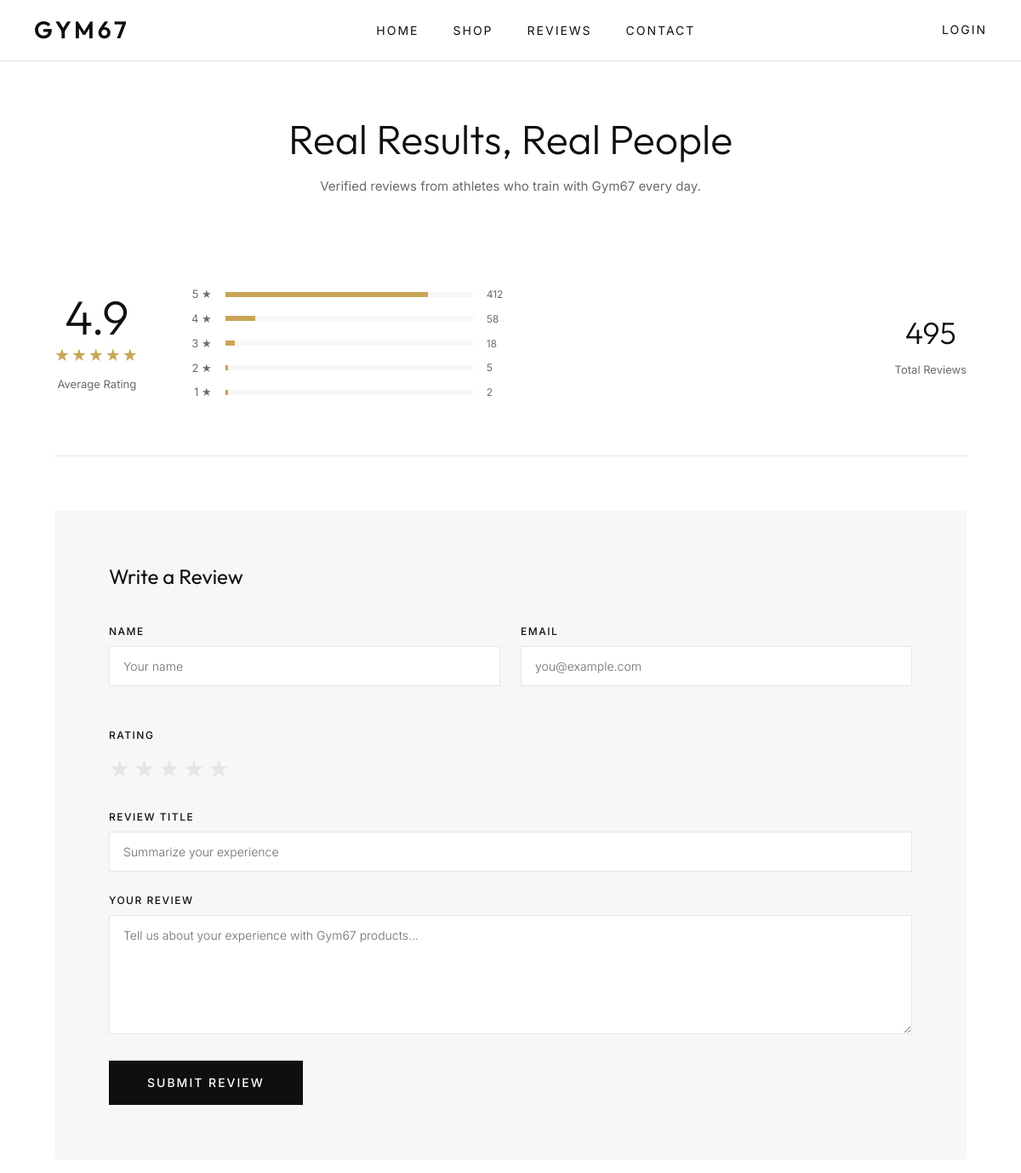
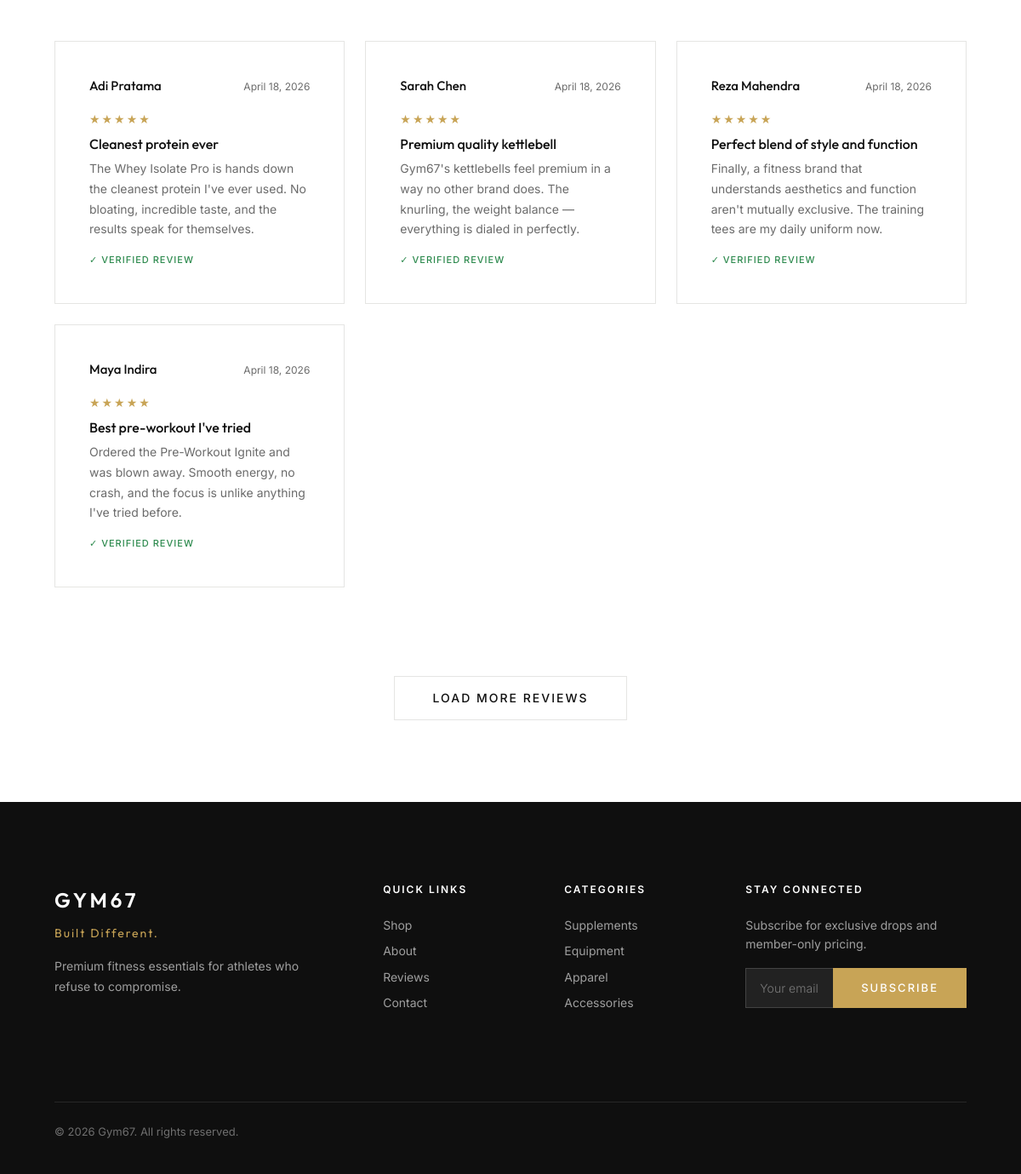
Screenshot of /reviews.php with the database file from the repository (2 pictures, top to bottom).
### tables this page shows
CREATE TABLE `reviews` (
  `id` int(11) NOT NULL,
  `user_id` int(11) DEFAULT NULL,
  `product_id` varchar(50) DEFAULT NULL,
  `reviewer_name` varchar(255) NOT NULL,
  `rating` int(11) NOT NULL CHECK (`rating` between 1 and 5),
  `title` varchar(255) NOT NULL,
  `body` text NOT NULL,
  `created_at` timestamp NOT NULL DEFAULT current_timestamp()
);

### includes/auth.php (called while the page is built, shortened)
<?php
function is_logged_in() {
    return isset($_SESSION['user_id']);
}

### reviews.php (the view, shortened to what this page needs)
<?php
require_once __DIR__ . "/includes/db.php";
require_once __DIR__ . "/includes/auth.php";
?>
<!DOCTYPE html>
<html lang="en">
<head>
  <link rel="stylesheet" href="css/global.css">
  <link rel="stylesheet" href="css/layout.css">
  <link rel="stylesheet" href="css/components.css">
  <link rel="stylesheet" href="css/animations.css">
  <link rel="stylesheet" href="css/pages/reviews.css">
</head>
<body>
  <nav class="nav scrolled" id="main-nav">
    <div class="nav__inner">
      <a href="index.php" class="nav__logo">GYM67</a>
      <ul class="nav__links">
        <li><a href="index.php" class="nav__link">Home</a></li>
        <li class="nav__dropdown">
          <a href="shop.php" class="nav__link">Shop</a>
        </li>
        <li><a href="reviews.php" class="nav__link">Reviews</a></li>
        <li><a href="contact.php" class="nav__link">Contact</a></li>
      </ul>
      <div class="nav__actions">
        <?php if (is_logged_in()): ?>
          <span class="nav__action-link" style="color:var(--color-ink-muted);"><?php $u = current_user(); echo htmlspecialchars($u ? $u['username'] : 'User'); ?></span>
          <a href="handlers/logout_handler.php" class="nav__action-link">Logout</a>
        <?php else: ?>
          <a href="login.php" class="nav__action-link">Login</a>
        <?php endif; ?>
      </div>
    </div>
  </nav>
  <main class="page-content">
    <div class="container">
      <div class="reviews-header">
        <h1 class="reviews-header__title">Real Results, Real People</h1>
        <p class="reviews-header__subtitle">Verified reviews from athletes who train with Gym67 every day.</p>
      </div>
      <div class="reviews-stats">
        <div class="reviews-stats__rating">
          <div class="reviews-stats__rating-number">4.9</div>
          <div class="stars stars--lg">★★★★★</div>
          <p class="reviews-stats__rating-label">Average Rating</p>
        </div>
        <div class="reviews-stats__bars">
          <div class="reviews-stats__bar-row">
            <span class="reviews-stats__bar-label">5 ★</span>
            <div class="reviews-stats__bar"><div class="reviews-stats__bar-fill" style="width: 82%"></div></div>
            <span class="reviews-stats__bar-count">412</span>
          </div>
          <div class="reviews-stats__bar-row">
            <span class="reviews-stats__bar-label">4 ★</span>
            <div class="reviews-stats__bar"><div class="reviews-stats__bar-fill" style="width: 12%"></div></div>
            <span class="reviews-stats__bar-count">58</span>
          </div>
          <div class="reviews-stats__bar-row">
            <span class="reviews-stats__bar-label">3 ★</span>
            <div class="reviews-stats__bar"><div class="reviews-stats__bar-fill" style="width: 4%"></div></div>
            <span class="reviews-stats__bar-count">18</span>
          </div>
          <div class="reviews-stats__bar-row">
            <span class="reviews-stats__bar-label">2 ★</span>
            <div class="reviews-stats__bar"><div class="reviews-stats__bar-fill" style="width: 1%"></div></div>
            <span class="reviews-stats__bar-count">5</span>
          </div>
          <div class="reviews-stats__bar-row">
            <span class="reviews-stats__bar-label">1 ★</span>
            <div class="reviews-stats__bar"><div class="reviews-stats__bar-fill" style="width: 1%"></div></div>
            <span class="reviews-stats__bar-count">2</span>
          </div>
        </div>
        <div class="reviews-stats__total">
          <div class="reviews-stats__total-number">495</div>
          <p class="reviews-stats__total-label">Total Reviews</p>
        </div>
      </div>
      <div class="review-form">
        <h2 class="review-form__title">Write a Review</h2>
        <form method="POST" action="handlers/review_handler.php">
          <div class="review-form__row mb-lg">
            <div class="form-group">
              <label for="review-name" class="form-label">Name</label>
              <input type="text" id="review-name" name="name" class="form-input" placeholder="Your name" required>
            </div>
            <div class="form-group">
              <label for="review-email" class="form-label">Email</label>
              <input type="email" id="review-email" name="email" class="form-input" placeholder="you@example.com" required>
            </div>
          </div>
          <div class="form-group">
            <label class="form-label">Rating</label>
            <div class="star-selector">
              <label for="star5">★</label>
              <label for="star4">★</label>
              <label for="star3">★</label>
              <label for="star2">★</label>
              <label for="star1">★</label>
            </div>
          </div>
          <div class="form-group">
            <label for="review-title" class="form-label">Review Title</label>
            <input type="text" id="review-title" name="review_title" class="form-input" placeholder="Summarize your experience" required>
          </div>
          <div class="form-group">
            <label for="review-body" class="form-label">Your Review</label>
            <textarea id="review-body" name="review_body" class="form-textarea" placeholder="Tell us about your experience with Gym67 products..." required></textarea>
          </div>
          <button type="submit" class="btn btn--primary btn--lg">Submit Review</button>
        </form>
      </div>
      <div class="reviews-grid">
        <?php
        try {
            $stmt = $pdo->query("SELECT * FROM reviews ORDER BY created_at DESC LIMIT 10");
            while ($rev = $stmt->fetch()) {
                $stars = str_repeat('★', $rev['rating']) . str_repeat('☆', 5 - $rev['rating']);
        ?>
        <div class="review-card">
          <div class="review-card__header">
            <span class="review-card__author"><?= htmlspecialchars($rev['reviewer_name']) ?></span>
            <span class="review-card__date"><?= date('F j, Y', strtotime($rev['created_at'])) ?></span>
          </div>
          <div class="review-card__stars stars"><?= $stars ?></div>
          <h3 class="review-card__title"><?= htmlspecialchars($rev['title']) ?></h3>
          <p class="review-card__body"><?= htmlspecialchars($rev['body']) ?></p>
          <span class="review-card__badge">✓ Verified Review</span>
        </div>
        <?php
            }
        } catch (PDOException $e) {
            echo "<p style='grid-column: 1/-1'>Could not load reviews.</p>";
        }
        ?>
      </div>
      <div class="reviews-load-more">
        <button type="button" class="btn btn--outline btn--lg">Load More Reviews</button>
      </div>
    </div>
  </main>
  <footer class="footer">
    <div class="container">
      <div class="footer__grid">
        <div class="footer__col">
          <div class="footer__brand-name">GYM67</div>
          <div class="footer__tagline">Built Different.</div>
          <p class="footer__desc">Premium fitness essentials for athletes who refuse to compromise.</p>
        </div>
        <div class="footer__col">
          <h4 class="footer__heading">Quick Links</h4>
          <a href="shop.php" class="footer__link">Shop</a>
          <a href="index.php#brand-story" class="footer__link">About</a>
          <a href="reviews.php" class="footer__link">Reviews</a>
          <a href="contact.php" class="footer__link">Contact</a>
        </div>
        <div class="footer__col">
          <h4 class="footer__heading">Categories</h4>
          <a href="shop.php" class="footer__link">Supplements</a>
          <a href="shop.php" class="footer__link">Equipment</a>
          <a href="shop.php" class="footer__link">Apparel</a>
          <a href="shop.php" class="footer__link">Accessories</a>
        </div>
        <div class="footer__col footer__newsletter">
          <h4 class="footer__heading">Stay Connected</h4>
          <p class="footer__newsletter-text">Subscribe for exclusive drops and member-only pricing.</p>
          <form class="form-inline" action="handlers/newsletter_handler.php" method="POST">
            <input type="email" id="footer-email-reviews" name="email" class="form-input" placeholder="Your email address" required>
            <button type="submit" class="btn btn--accent">Subscribe</button>
          </form>
        </div>
      </div>
      <div class="footer__bottom">
        <p class="footer__copyright">&copy; 2026 Gym67. All rights reserved.</p>
      </div>
    </div>
  </footer>
</body>
</html>

### css/global.css (style rules this page uses)
:root { --font-display: 'Outfit', sans-serif; --font-body: 'Inter', sans-serif; --color-ink: #0F0F0F; --color-ink-light: #1A1A1A; --color-ink-muted: #6B6B6B; --color-surface: #FFFFFF; --color-surface-alt: #F7F7F5; --color-accent: #C8A456; --color-accent-hover: #B8933E; --color-border: #E5E5E3; --color-border-dark: #2A2A2A; --color-success: #2D8A4E; --color-error: #C0392B; --space-xs: 4px; --space-sm: 8px; --space-md: 16px; --space-lg: 24px; --space-xl: 40px; --space-2xl: 64px; --space-3xl: 96px; --space-4xl: 128px; --container-max: 1280px; --container-wide: 1440px; --nav-height: 72px; --ease-out: cubic-bezier(0.22, 1, 0.36, 1); --ease-in-out: cubic-bezier(0.45, 0, 0.55, 1); --duration-fast: 150ms; --duration-base: 300ms; --duration-slow: 500ms; --shadow-sm: 0 1px 2px rgba(0, 0, 0, 0.04); --shadow-md: 0 4px 12px rgba(0, 0, 0, 0.06); --shadow-lg: 0 12px 32px rgba(0, 0, 0, 0.08); --shadow-xl: 0 24px 48px rgba(0, 0, 0, 0.1); --radius-sm: 2px; --radius-md: 4px; --radius-lg: 8px; --radius-full: 9999px; }
*, *::before, *::after { margin: 0; padding: 0; box-sizing: border-box; }
html { scroll-behavior: smooth; -webkit-font-smoothing: antialiased; -moz-osx-font-smoothing: grayscale; text-rendering: optimizeLegibility; }
body { font-family: var(--font-body); font-size: 15px; font-weight: 400; line-height: 1.6; color: var(--color-ink); background-color: var(--color-surface); overflow-x: hidden; }
a { color: inherit; text-decoration: none; transition: color var(--duration-fast) var(--ease-out); }
ul, ol { list-style: none; }
button { font-family: inherit; cursor: pointer; border: none; background: none; }
input, select, textarea { font-family: inherit; font-size: inherit; }
h1, h2, h3, h4, h5, h6 { font-family: var(--font-display); font-weight: 400; line-height: 1.15; }

### css/layout.css (style rules this page uses)
.container { width: 100%; max-width: var(--container-max); margin-left: auto; margin-right: auto; padding-left: var(--space-md); padding-right: var(--space-md); }
@media (min-width: 768px) { .container { padding-left: var(--space-xl); padding-right: var(--space-xl); } }
@media (min-width: 1024px) { .container { padding-left: var(--space-2xl); padding-right: var(--space-2xl); } }
.mb-lg { margin-bottom: var(--space-lg); }

### rows the page displays
reviews: reviewer_name "Adi Pratama", created_at "April 18, 2026", rating "★★★★★", title "Cleanest protein ever", body "The Whey Isolate Pro is hands down the cleanest protein I've ever used. No bloating, incredible taste, and the results speak for themselves."
reviews: reviewer_name "Sarah Chen", created_at "April 18, 2026", rating "★★★★★", title "Premium quality kettlebell", body "Gym67's kettlebells feel premium in a way no other brand does. The knurling, the weight balance — everything is dialed in perfectly."
reviews: reviewer_name "Reza Mahendra", created_at "April 18, 2026", rating "★★★★★", title "Perfect blend of style and function", body "Finally, a fitness brand that understands aesthetics and function aren't mutually exclusive. The training tees are my daily uniform now."
reviews: reviewer_name "Maya Indira", created_at "April 18, 2026", rating "★★★★★", title "Best pre-workout I've tried", body "Ordered the Pre-Workout Ignite and was blown away. Smooth energy, no crash, and the focus is unlike anything I've tried before."
